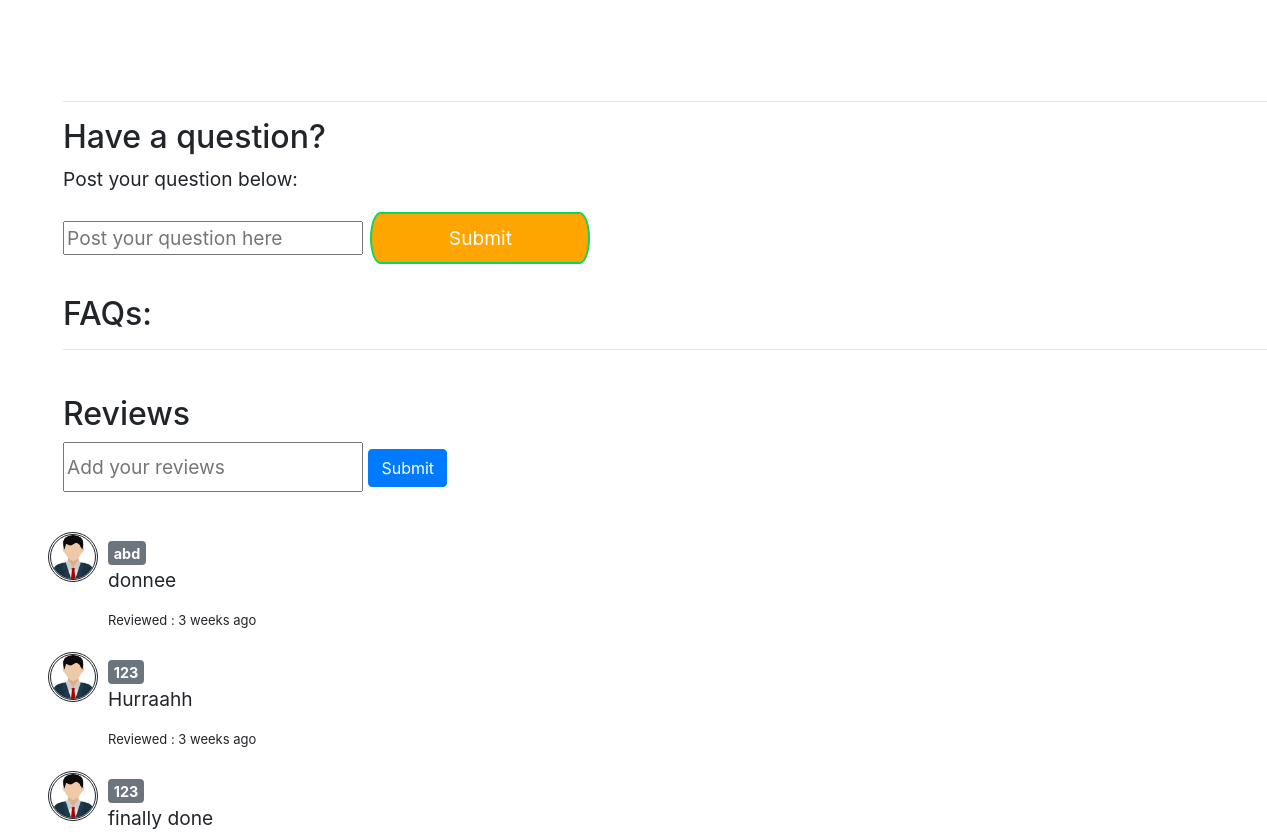
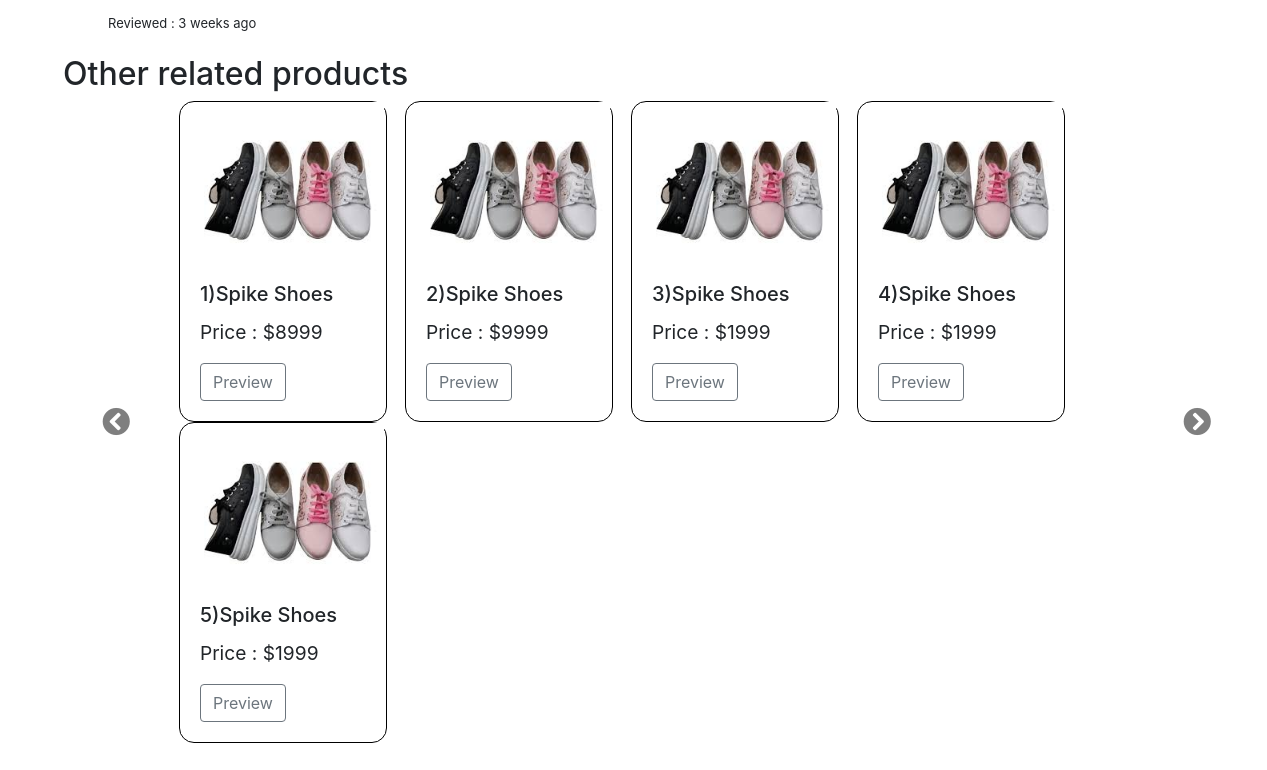
The app's page /productDetail/2 (signed in, lower part), older data (2 pictures, top to bottom).
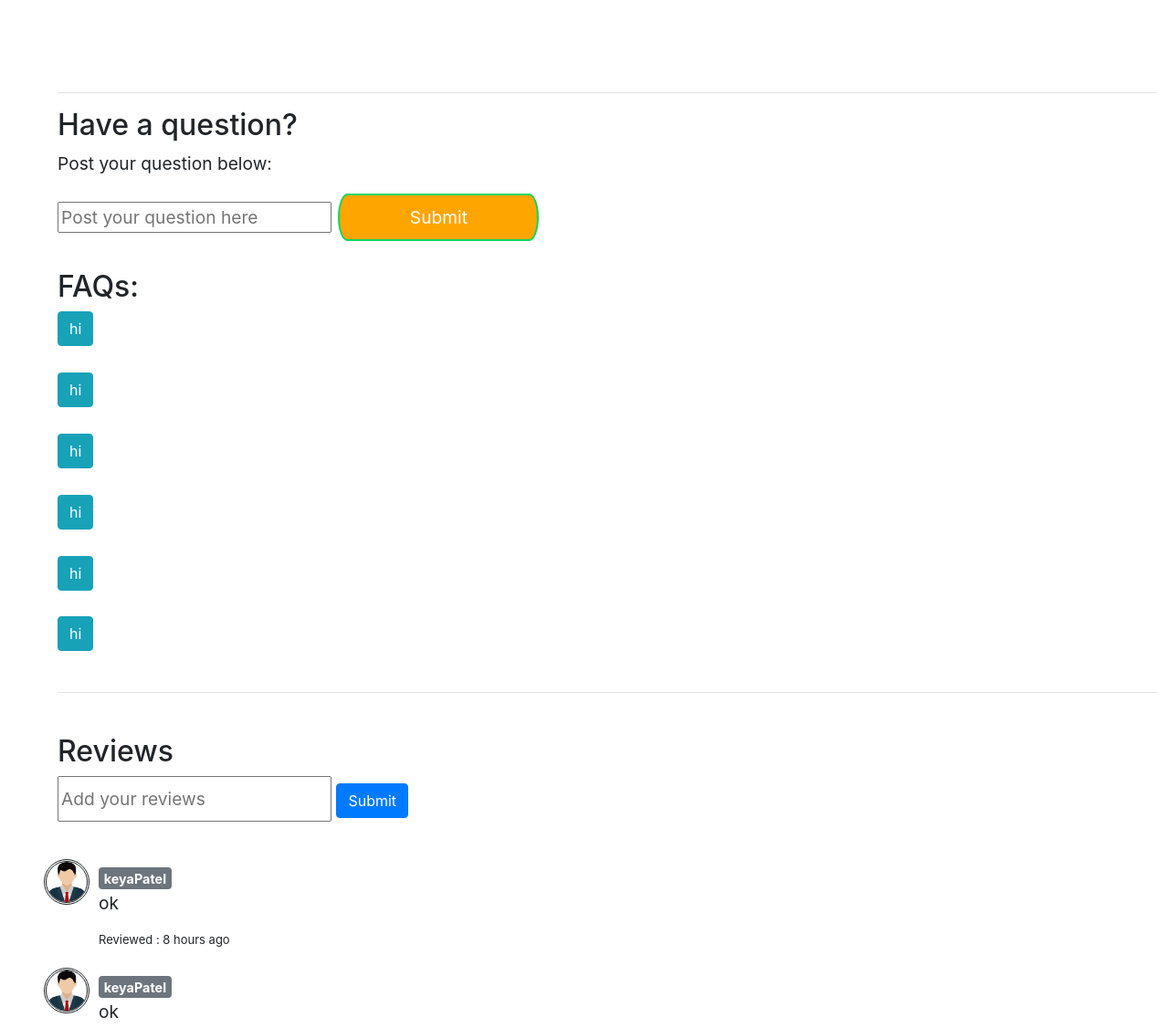
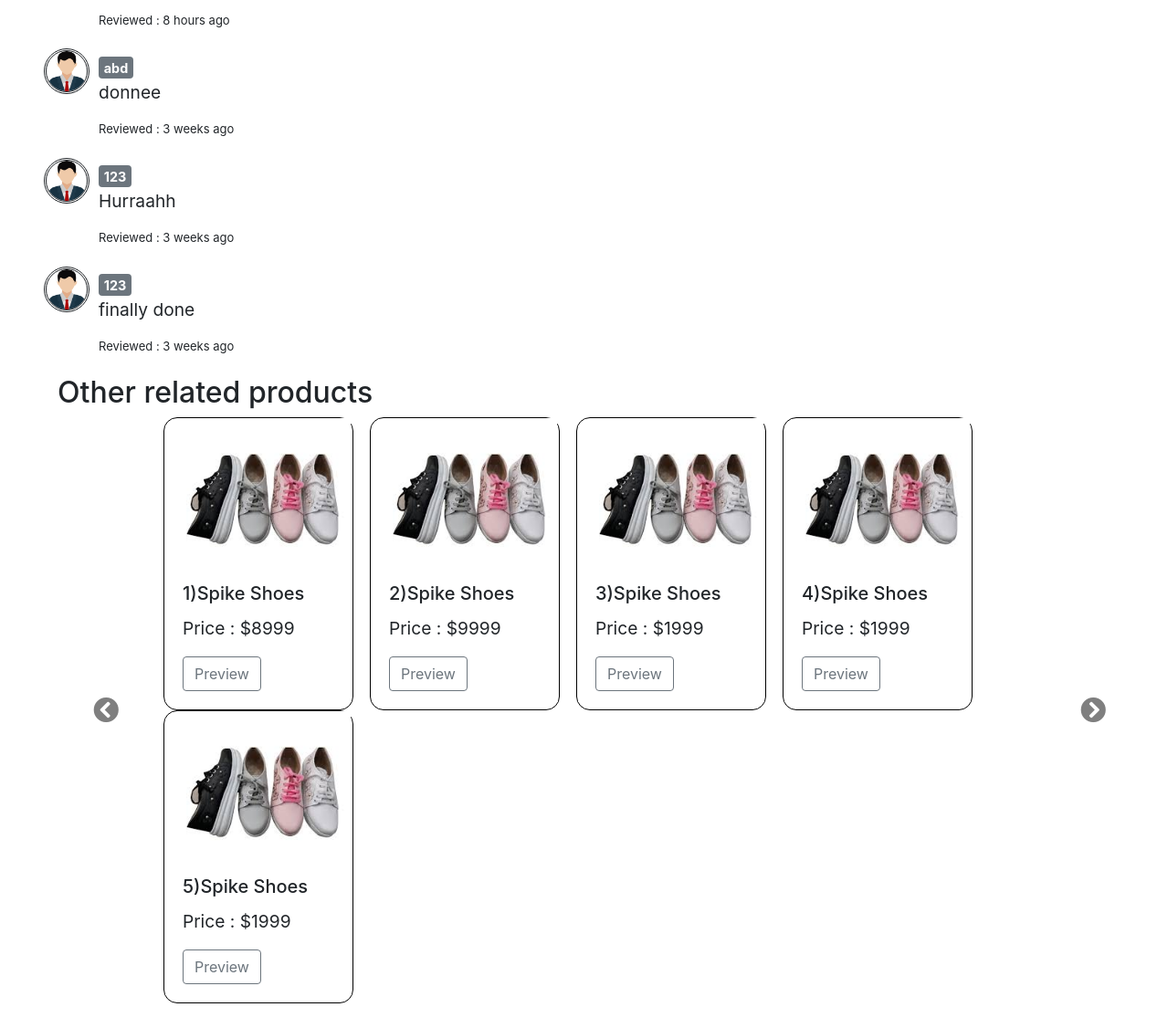
The same page, newer data (2 pictures, top to bottom).
### shop/models.py (models this page shows, shortened)
class Product_Review(models.Model):
        review_user_id = models.ForeignKey(User,on_delete=models.CASCADE, default="0")
        review_product_id = models.ForeignKey(Product_Detail,on_delete=models.CASCADE, default='1')
        srNo = models.AutoField(primary_key=True)
        message = models.CharField(max_length=300, default='-')
        reviewTime = models.DateTimeField(auto_now_add=True)

class UsersQuery(models.Model):
        query_user_id = models.ForeignKey(User,on_delete=models.CASCADE)
        query_product_id = models.ForeignKey(Product_Detail,on_delete=models.CASCADE)
        srNo = models.AutoField(primary_key=True)
        question = models.CharField(max_length=500)
        currentTime = models.DateTimeField(auto_now_add=True)
        answer = models.CharField(max_length=500)
        likes = models.IntegerField()

### shop/views.py (the view, shortened to what this page needs)
# urls.py: path("productDetail/<int:product_id>",views.productPreview,name="ProductDetail"),
def productPreview(request,product_id):
    products = Product_Detail.objects.filter(product_id=product_id)[0]
    questions = UsersQuery.objects.filter(query_product_id=product_id)
    reviews = Product_Review.objects.filter(review_product_id=product_id)
    field='body'
    wishlist_prod = Wishlist.objects.filter(wishlist_user_id=request.user).values_list('wishlist_product_id', flat=True)[:]
    dict = {}
    for i in wishlist_prod:
        dict[i]=1
    context = {'current_product_id' : product_id, 'review' : reviews, 'products' : products,
    'questions':questions, 'wishlist_prod' : list(dict.keys())
    }
    return render(request,'productPreview.html' , context=context)

### shop/templates/productPreview.html (shortened to what this page needs)
{% extends 'base.html' %} {% load static %}
    {% block head %}
    <link rel="stylesheet" href="{% static 'css/productPreview.css' %}">
    <title> {% block title %} Product Preview {% endblock %}</title> {% endblock %}
{% block body %}
<body onload="showHeartColor()">
    <div class="container-fluid m-5">
        <br>
        <br><br>
        <br>
        <hr>
        <h2>Have a question?</h2>
        <p>Post your question below:</p>
        <form id="postquestionform" method="POST" action="/productDetail/{{products.product_id}}">
            <input placeholder="Post your question here" name="postquestion" style="width: 300px;">
            <input class="button" type="submit">
        </form>
        <br>
        <div>
            <h2>FAQs:</h2>
            {% for q in questions %}
            <button type="button" class="btn btn-info" data-toggle="collapse" data-target="#demo{{q.srNo}}">
                {{q.question}}
            </button>
            <br>
            <br>
            {% endfor %}
        </div>
        <hr>
        <br>
        <h2>Reviews</h2>
        <div>
            <form id="reviews_form" method="POST">
                <input class="addreview" id="review" type="text" name="review" style="width: 300px"
                    placeholder="Add your reviews    ">
                <button class="btn btn-primary" onclick="window.location.href=window.location.href">Submit</button>
            </form>
        </div>
        <br>
        <div class="reviewbox">
            {% load static %}
            {% load humanize %}
            {% for i in review reversed %}
            <div class="row">
                <div>
                    <p>
                        <img class="userimg" src="{% static 'images/myuser.png' %}" style="height: 50px;"></p>
                </div>
                <div class="reviewboxcontent col-md-3">
                    <div>
                        <p class="badge badge-secondary" style="display: inline;">{{i.review_user_id}}</p>
                    </div>
                    <p>{{i.message}}</p>
                    <p style="font-size: 13px; color:'grey'">Reviewed : {{i.reviewTime|naturaltime}}</h6>
                </div>
            </div>
            {% endfor %}
        </div>
        <h2>Other related products</h2>
        <div id="carouselExampleCaptions" class="carousel slide" data-ride="carousel">
            <div class="carousel-inner" style="margin-left: 7px;">
                <div class="carousel-item active">
                    <div class="row">
                        <div class="card mr-2" style="width: 13rem;">
                            <img src="{% static 'images/girls_pink_shoes.jpeg' %}"
                                class="card-img-center ml-4 productimg">
                            <div class="card-body pt-0">
                                <h5 class="card-title">1)Spike Shoes</h5>
                                <p class="card-text">Price : $8999</p>
                                <a href="#" class="btn btn-outline-secondary">Preview</a>
                            </div>
                        </div>
                        <div class="card mr-2" style="width: 13rem;">
                            <img src="{% static 'images/girls_pink_shoes.jpeg' %}"
                                class="card-img-center ml-4 productimg">
                            <div class="card-body pt-0">
                                <h5 class="card-title">2)Spike Shoes</h5>
                                <p class="card-text">Price : $9999</p>
                                <a href="#" class="btn btn-outline-secondary">Preview</a>
                            </div>
                        </div>
                        <div class="card mr-2" style="width: 13rem;">
                            <img src="{% static 'images/girls_pink_shoes.jpeg' %}"
                                class="card-img-center ml-4 productimg">
                            <div class="card-body pt-0">
                                <h5 class="card-title">3)Spike Shoes</h5>
                                <p class="card-text">Price : $1999</p>
                                <a href="#" class="btn btn-outline-secondary">Preview</a>
                            </div>
                        </div>
                        <div class="card mr-2" style="width: 13rem;">
                            <img src="{% static 'images/girls_pink_shoes.jpeg' %}"
                                class="card-img-center ml-4 productimg">
                            <div class="card-body pt-0">
                                <h5 class="card-title">4)Spike Shoes</h5>
                                <p class="card-text">Price : $1999</p>
                                <a href="#" class="btn btn-outline-secondary">Preview</a>
                            </div>
                        </div>
                        <div class="card mr-2" style="width: 13rem;">
                            <img src="{% static 'images/girls_pink_shoes.jpeg' %}"
                                class="card-img-center ml-4 productimg">
                            <div class="card-body pt-0">
                                <h5 class="card-title">5)Spike Shoes</h5>
                                <p class="card-text">Price : $1999</p>
                                <a href="#" class="btn btn-outline-secondary">Preview</a>
                            </div>
                        </div>
                    </div>
                </div>
            </div>
            <a class="carousel-control-prev" href="#carouselExampleCaptions" role="button" data-slide="prev">
                <span class="fas fa-chevron-circle-left" aria-hidden="true" style="font-size: 28px;color:black"></span>
            </a>
            <a class="carousel-control-next" href="#carouselExampleCaptions" role="button" data-slide="next">
                <span class="fas fa-chevron-circle-right" aria-hidden="true" style="font-size: 28px;color:black"></span>
            </a>
        </div>
    </div>
</body>
{% endblock %}

### shop/templates/base.html (shortened to what this page needs)
{% load static %}
<!doctype html>
<html lang="en">
<head>
    <link rel="stylesheet" href="https://stackpath.bootstrapcdn.com/bootstrap/4.5.2/css/bootstrap.min.css">
    {% block head %} {% endblock %}
</head>
<body>
    <link rel="stylesheet" href="https://use.fontawesome.com/releases/v5.7.0/css/all.css">
    {% block body %} {% endblock %}
</body>
</html>

### shop/static/css/productPreview.css (style rules this page uses)
.reviewbox { padding-top: 0.75rem; }
body { padding-bottom: 0.75rem; font-size: 1.2rem; font-weight: 400; line-height: 1.5; }
.button { display: inline-block; border-radius: 2px; background-color: orange; border: none; color: #FFFFFF; text-align: center; font-size: 28px; padding: 10px; width: 220px; transition: all 0.5s; cursor: pointer; margin: 2px; }
.reviewboxcontent { margin-left: 5px; padding: 5px; }
.userimg { border: double; border-radius: 50%; }
.addreview { width: 500px; height: 50px; }
.productimg { height: 180px; width: 180px; }
.carousel-control-prev { margin-left: -120px }
.carousel-control-next { margin-right: -120px }
.carousel-item { margin-left: 15px; }
.carousel { width: 80%; margin-left: 8%; }
.card { margin-left: 10px; border-radius: 15px; border-color: black; border-width: 1px; }
.button { font-size: 1em; padding: 10px; color: #fff; border: 2px solid #06D85F; border-radius: 20px/50px; text-decoration: none; cursor: pointer; transition: all 0.3s ease-out; }

Row changes from the older to the newer data that the page shows:
added UsersQuery: question "hi"
added UsersQuery: question "hi"
added UsersQuery: question "hi"
added UsersQuery: question "hi"
added UsersQuery: question "hi"
added UsersQuery: question "hi"
added Product_Review: review_user_id "keyaPatel", message "ok", reviewTime "8 hours ago"
added Product_Review: review_user_id "keyaPatel", message "ok", reviewTime "8 hours ago"
